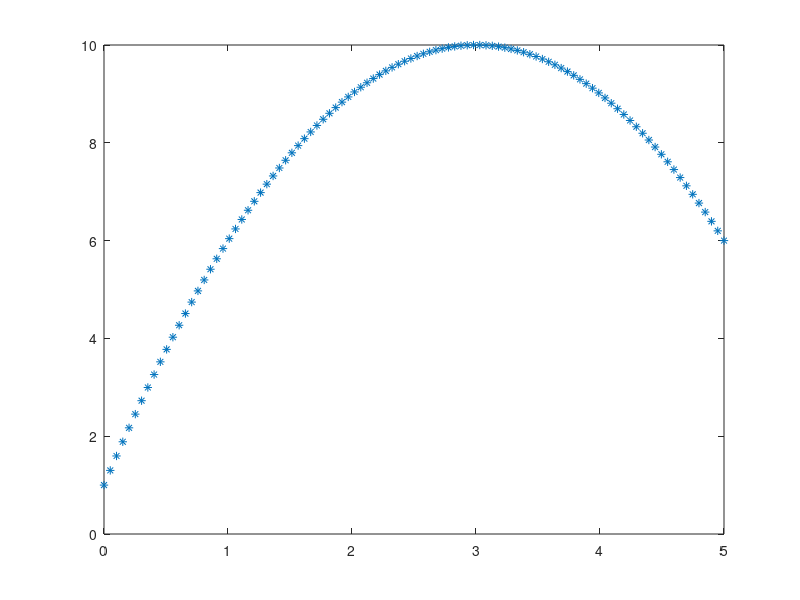

Write MATLAB code to recreate this figure.
%% freecodecamp crash course

%% basic math opeartions
clc,clearvars;
x= 10 ;
y = 29;

sum = x +y

% type whos to see the names of variables in command windows
 % or who

 w = "whatever"; % single quotation creates string
 w_1 = 'whatever1'; % double quotation creates characters
 z = 4+x;
 %% Vectors and matrices
clc, clearvars

x = 1:10 % x = startingPoint :space/gap: end point , with unit space. if you check the 
% size using $whos it will be 1x10 a row with 10 columns

% transpose of a matrix , simply add variable_name' to take transpose

x'

% define arrays using linspace( buildin function) x = linspace(starting value, ending value, number of terms you want),
% automatically generates 100 values if not specified the third argument is
% not given i.e no. of terms
q = linspace(0,20,5)


% manually defining vectors

vec_1 = [12 ,12 ,12 ,12 ,12] % for row vector

vec_2 = [21;21;21;21;21] % for column vector


% A nxm matrix
A = [1,2;3,4;5,6] % a= [row;row;row]

% scalar operations on matrices
A + 2; % HERE SPACES ARE MUST ⚠

A * 3;

% A * A; % we should get a error becuase (3x2)(3x2) cannot be multiplied
A %(3x2)
A' %(2x3)

 A * A' 

square1 = linspace(0,100,101)
% square1 ^2 , where we will get error. for element operations we must use
% square1 .^2

square1.^2

% matrix of one
ones(3,1) %ones(rows,columns)
matrix_one = ones(4)
% similarly for zero's
matrix_zero= zeros(4)

% for identity matrix

matrix_identity = eye(4)

matrix_one + matrix_identity % no. of cols of first matrix must match the no. of rows of second

row_vector = [1,2.3,4.5,45] % only take out 4.5
row_vector(3)

index_matrix = [1,2,3,4; 4,5,6.221,333] % select 6
index_matrix(2,1)


% for the last value of matrix
index_matrix(end)
numel(index_matrix)

% to get the whole second row of index_matrix

index_matrix(2,1:2) % first we have selected the row then we select the the elements that we want

index_matrix(2,1:end)  % this is same as index_matrix(2,:)
index_matrix(2,:)
%% example problem
clc,clearvars,close all;
% A. waht is the max value of the following
% equation in the range 0<x<5
% y = -(x-3)^2 +10

x= linspace(0,5);

y = (-(x-3).^2) + 10;

plot(x,y,'*')
min(y)
max(y)

% use 'help min' for help
% use 'doc min' for documentation




